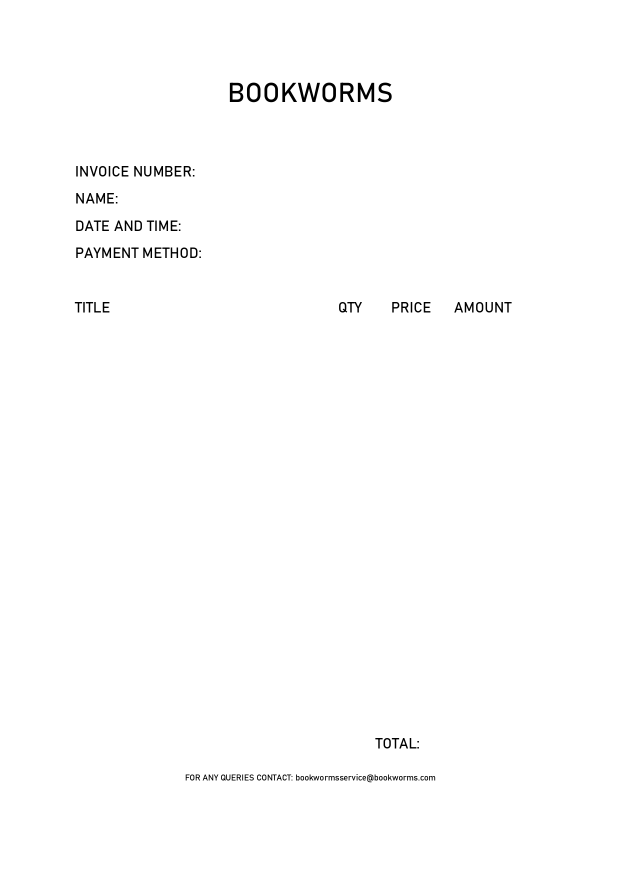
#> input picture template.jpg, 1241 x 1755 px (shown at 1/2 size)
$ python invoice_coordinatesfinder.py
#> lines starting #> are read from the running program, lines starting #| are printed output that depends on the picture
from PIL import Image, ImageDraw, ImageFont
from datetime import datetime
import imghdr

img = Image.open('template.jpg')
#> img is the input picture: PIL image 1241x1755 RGB; min 0, max 255, mean 253.2

title_font1 = ImageFont.truetype(r'C:\Windows\Fonts\bahnschrift.ttf', 30)

d1 = ImageDraw.Draw(img)
# (x,y) coordinates determine the position of text.
d1.text((410, 329), "INV00100", fill="Black", font=title_font1)
d1.text((255, 384), "John Doe", fill="Black", font=title_font1)
now = datetime.now()
dt_string = now.strftime("%d/%m/%Y %H:%M:%S")
d1.text((380, 438), dt_string, fill="Black", font=title_font1)
d1.text((420, 492), 'CASH', fill="Black", font=title_font1)

d1.text((150, 700), 'The A.B.C. Murders', fill="Black", font=title_font1)
d1.text((700, 700), '2', fill="Black", font=title_font1)
d1.text((800, 700), '300', fill="Black", font=title_font1)
d1.text((925, 700), 'Rs. 600', fill="Black", font=title_font1)
d1.text((150, 775), 'Murder on the Orient Express', fill="Black", font=title_font1)
d1.text((700, 775), '2', fill="Black", font=title_font1)
d1.text((800, 775), '300', fill="Black", font=title_font1)
d1.text((925, 775), 'Rs. 600', fill="Black", font=title_font1)
d1.text((150, 850), 'Death on the Nile', fill="Black", font=title_font1)
d1.text((700, 850), '2', fill="Black", font=title_font1)
d1.text((800, 850), '300', fill="Black", font=title_font1)
d1.text((925, 850), 'Rs. 600', fill="Black", font=title_font1)
d1.text((150, 925), 'The Mysterious Affair at Styles', fill="Black", font=title_font1)
d1.text((700, 925), '2', fill="Black", font=title_font1)
d1.text((800, 925), '300', fill="Black", font=title_font1)
d1.text((925, 925), 'Rs. 600', fill="Black", font=title_font1)
d1.text((150, 1000), 'The Murder of Roger Ackroyd', fill="Black", font=title_font1)
d1.text((700, 1000), '2', fill="Black", font=title_font1)
d1.text((800, 1000), '300', fill="Black", font=title_font1)
d1.text((925, 1000), 'Rs. 600', fill="Black", font=title_font1)
d1.text((875, 1473), 'Rs. 3000', fill="Black", font=title_font1)

img.show()
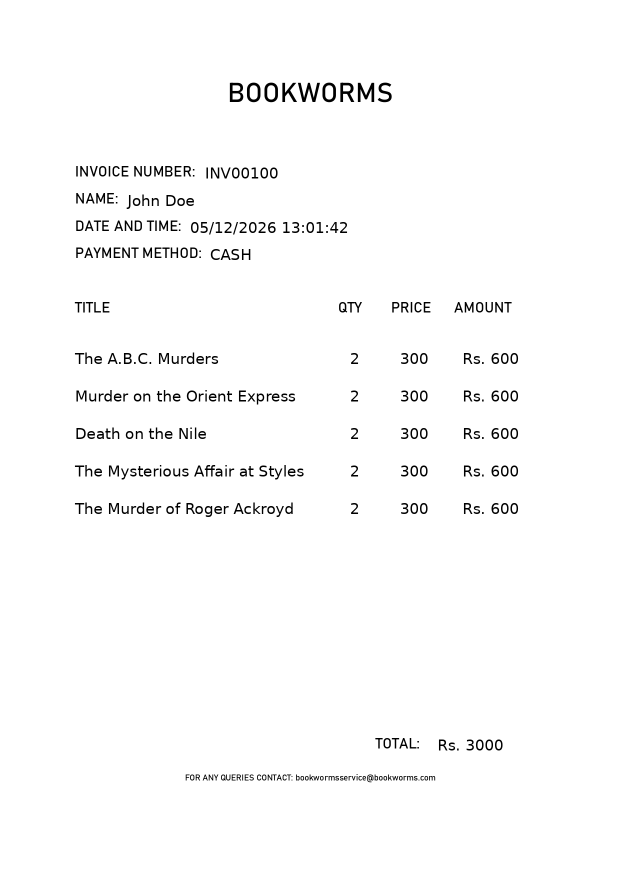
#> shown: PIL image 1241x1755 RGB (shown at 1/2 size); min 0, max 255, mean 250.4
img.save('temporary.jpg')

$ run again, with INV005.jpg copied over template.jpg
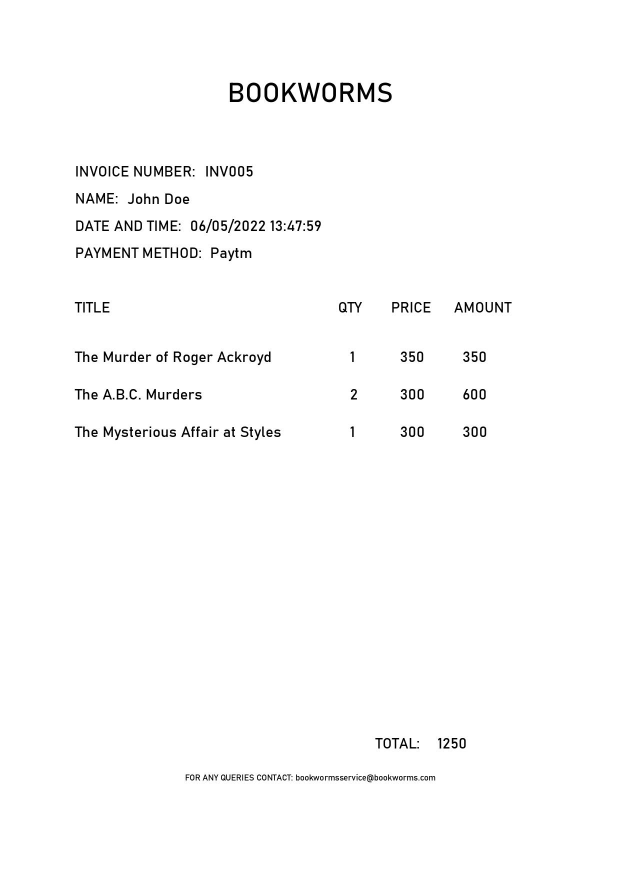
#> input picture INV005.jpg, 1241 x 1755 px (shown at 1/2 size)
#> img is the input picture: PIL image 1241x1755 RGB; min 0, max 255, mean 251.5
#> `img.show()`:
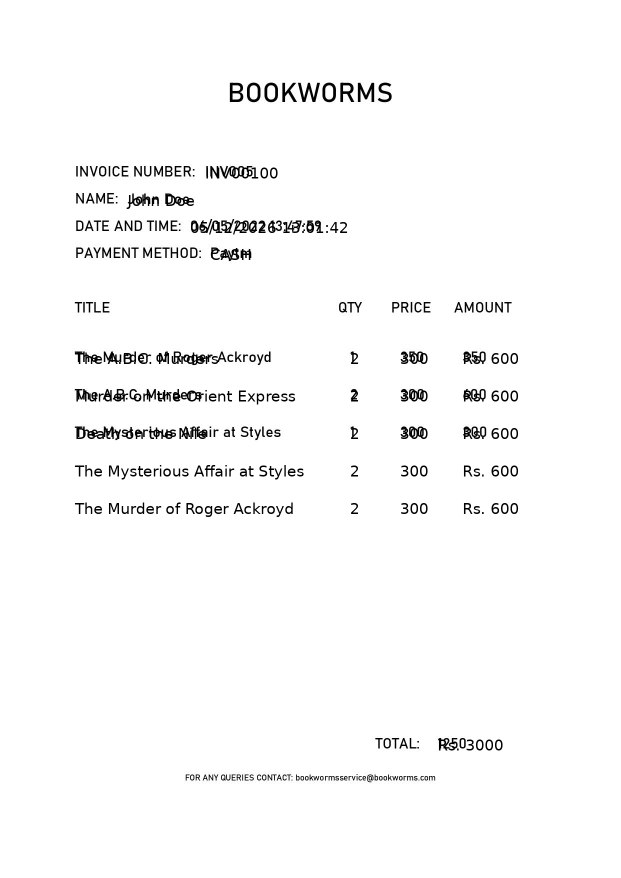
#> shown: PIL image 1241x1755 RGB (shown at 1/2 size); min 0, max 255, mean 249
